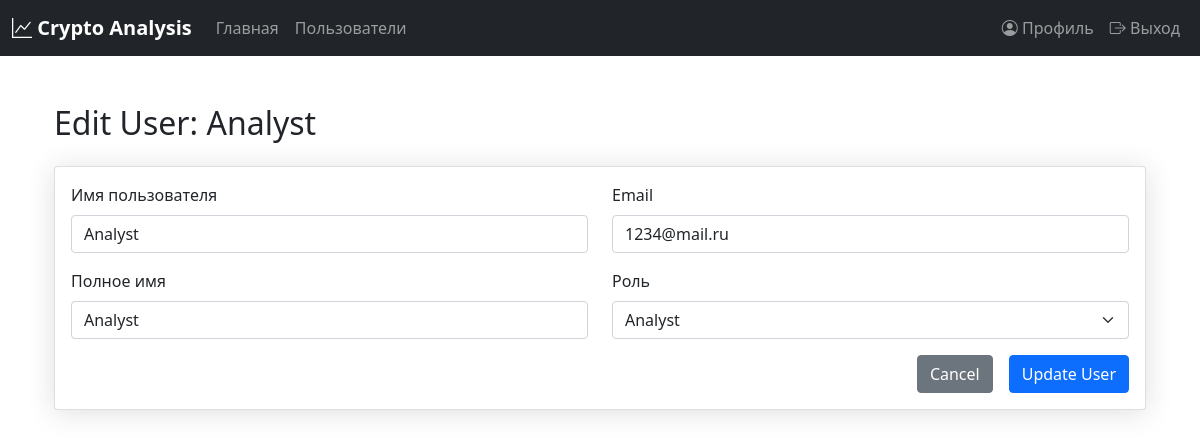
The app's page /admin/user/2 (signed in) with its own data.
### app.py (models this page shows, shortened)
class User(UserMixin, db.Model):
    id = db.Column(db.Integer, primary_key=True)
    username = db.Column(db.String(80), unique=True, nullable=False)
    email = db.Column(db.String(120), unique=True, nullable=False)
    password_hash = db.Column(db.String(128))
    role = db.Column(db.String(20), nullable=False)
    full_name = db.Column(db.String(100))
    last_login = db.Column(db.DateTime)

### app.py (the view, shortened to what this page needs)
@app.route('/admin/user/<int:user_id>', methods=['GET', 'POST'])
@login_required
def edit_user(user_id):
    if current_user.role != 'admin':
        flash('Доступ запрещен', 'danger')
        return redirect(url_for('home'))
    user = User.query.get_or_404(user_id)
    form = UserEditForm(obj=user)
    return render_template('admin/edit_user.html', form=form, user=user)

### app.py
class UserEditForm(FlaskForm):
    username = StringField('Имя пользователя', validators=[DataRequired(), Length(min=4, max=20)])
    email = StringField('Email', validators=[DataRequired(), Email()])
    role = SelectField('Роль', choices=[('admin', 'Admin'), ('trader', 'Trader'), ('analyst', 'Analyst')])
    full_name = StringField('Полное имя', validators=[DataRequired()])
    submit = SubmitField('Обновить профиль')

### app.py (called while the page is built)
@login_manager.user_loader
def load_user(user_id):
    return User.query.get(int(user_id))

### templates/admin/edit_user.html (shortened to what this page needs)
{% extends "base.html" %}
{% block content %}
<div class="container">
    <h2 class="my-4">Edit User: {{ user.username }}</h2>
    <div class="card">
        <div class="card-body">
            <form method="POST" action="{{ url_for('edit_user', user_id=user.id) }}">
                <div class="row mb-3">
                    <div class="col-md-6">
                        <div class="form-group">
                            {{ form.username.label(class="form-label") }}
                            {{ form.username(class="form-control") }}
                        </div>
                    </div>
                    <div class="col-md-6">
                        <div class="form-group">
                            {{ form.email.label(class="form-label") }}
                            {{ form.email(class="form-control") }}
                        </div>
                    </div>
                </div>
                <div class="row mb-3">
                    <div class="col-md-6">
                        <div class="form-group">
                            {{ form.full_name.label(class="form-label") }}
                            {{ form.full_name(class="form-control") }}
                        </div>
                    </div>
                    <div class="col-md-6">
                        <div class="form-group">
                            {{ form.role.label(class="form-label") }}
                            {{ form.role(class="form-select") }}
                        </div>
                    </div>
                </div>
                <div class="d-grid gap-2 d-md-flex justify-content-md-end">
                    <a href="{{ url_for('admin_users') }}" class="btn btn-secondary me-md-2">Cancel</a>
                    <button type="submit" class="btn btn-primary">Update User</button>
                </div>
            </form>
        </div>
    </div>
</div>
{% endblock %}

### static/static/styles.css (style rules this page uses)
body { background-color: #f8f9fa; font-family: -apple-system, BlinkMacSystemFont, 'Segoe UI', Roboto, 'Helvetica Neue', Arial, sans-serif; color: #212529; }
.card { box-shadow: 0 0.15rem 1.75rem rgba(33, 40, 50, 0.15); border: none; border-radius: 0.5rem; }

### records on screen
User: username "Analyst", email "1234@mail.ru", full_name "Analyst", role "Analyst"
